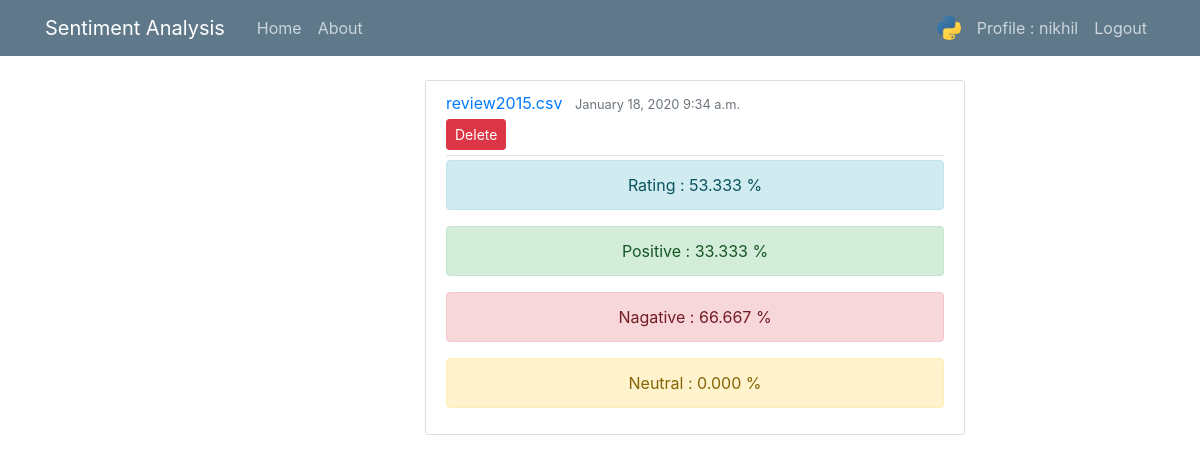
The app's page /overallfile/14/ (signed in) with its own data.
### users/models.py (models this page shows, shortened)
class Profile(models.Model):
    user = models.OneToOneField(User, on_delete=models.CASCADE)
    image = models.ImageField(default='default.jpg', upload_to='profile_pics')

### sentiment/models.py (models this page shows, shortened)
class overall_rating(models.Model):
    filename = models.CharField(max_length=100)
    process_date = models.DateTimeField(default=timezone.now)
    rating = models.FloatField(default=0.0)
    positive = models.FloatField()
    negative = models.FloatField()
    neutral = models.FloatField()
    rat = models.CharField(max_length=100)
    user = models.ForeignKey(User,on_delete=models.CASCADE)

### sentiment/views.py (the view)
# urls.py: path('overallfile/<int:pk>/',fileoverallDetailView.as_view(),name='overallfile-detail'),
class fileoverallDetailView(DetailView):
    model = overall_rating

### sentiment/templates/sentiment/overall_rating_detail.html
{% extends "sentiment/base.html" %}
{% block content %}
<div class="row">
    <div class="col-md-4">
    </div>
    <div class="col-md-6">
        <article class="media content-section">
            <div class="media-body">
                <div class="article-metadata">
                    <a class="mr-2" href="#">{{ object.filename }}</a>
                    <small class="text-muted">{{ object.process_date|date:"F d, Y P" }}</small>
                    <div>
                        <a class="btn btn-danger btn-sm mt-1 mb-1" href="{% url 'overallfile-delete' object.id %}">Delete</a>
                    </div>
                </div>
                <center>
                    <div class="alert alert-info">
                        Rating    : {{ object.rating|floatformat:3 }} %
                    </div>
                    <div class="alert alert-success">
                        Positive  : {{ object.positive|floatformat:3 }} %
                    </div>
                    <div class="alert alert-danger">
                        Nagative : {{ object.negative|floatformat:3 }} %
                    </div>
                    <div class="alert alert-warning">
                        Neutral   : {{ object.neutral|floatformat:3 }} %
                    </div>
                </center>
            </div>
        </article>
    </div>
    <div class="col-md-4">
    </div>
</div>
{% endblock content %}

### sentiment/templates/sentiment/navbar.html (shortened to what this page needs)
{% load static %}
<!DOCTYPE html>
<html>
<head>
    <link rel="stylesheet" href="https://maxcdn.bootstrapcdn.com/bootstrap/4.0.0/css/bootstrap.min.css">
    <link rel="stylesheet" type="text/css" href="{% static 'sentiment/main.css' %}">
</head>
<header class="site-header">
    <nav class="navbar navbar-expand-md navbar-dark bg-steel fixed-top">
      <div class="container">
        <a class="navbar-brand mr-4" href="{% url 'home' %}">Sentiment Analysis</a>
        <div class="collapse navbar-collapse" id="navbarToggle">
            <div class="navbar-nav mr-auto">
                <a class="nav-item nav-link" href="{% url 'home' %}">Home</a>
                <a class="nav-item nav-link" href="{% url 'about' %}">About</a>
            </div>
            <div class="navbar-nav">
                {% if user.is_authenticated %}
                <img class="nav-item nav-link rounded-circle article-svg" src="{{ user.profile.image.url }}" alt="user-profile-img">
                    <a class="nav-item nav-link" href="{% url 'profile' %}">Profile : {{ user.username }}</a>
                    <a class="nav-item nav-link" href="{% url 'logout' %}">Logout</a>
                {% else %}
                    <a class="nav-item nav-link" href="{% url 'login' %}">Login</a>
                {% endif %}
            </div>
        </div>
      </div>
    </nav>
</header>

### sentiment/static/sentiment/main.css (style rules this page uses)
body { background-color: #ffffff; color: #333333; margin-top: 5rem; }
.bg-steel { background-color: #5f788a; }
.site-header .navbar-nav .nav-link { color: #cbd5db; }
.content-section { background: #ffffff; padding: 10px 20px; border: 1px solid #dddddd; border-radius: 3px; margin-bottom: 20px; }
.article-metadata { padding-bottom: 1px; margin-bottom: 4px; border-bottom: 1px solid #e3e3e3 }
.article-svg { width: 40px; height: 40px; vertical-align: middle; }

### records on screen
overall_rating: filename "review2015.csv", process_date "January 18, 2020 9:34 a.m.", rating "53.333", positive "33.333", negative "66.667", neutral "0.000"

### other values on screen
{{ user.username }} "nikhil"
